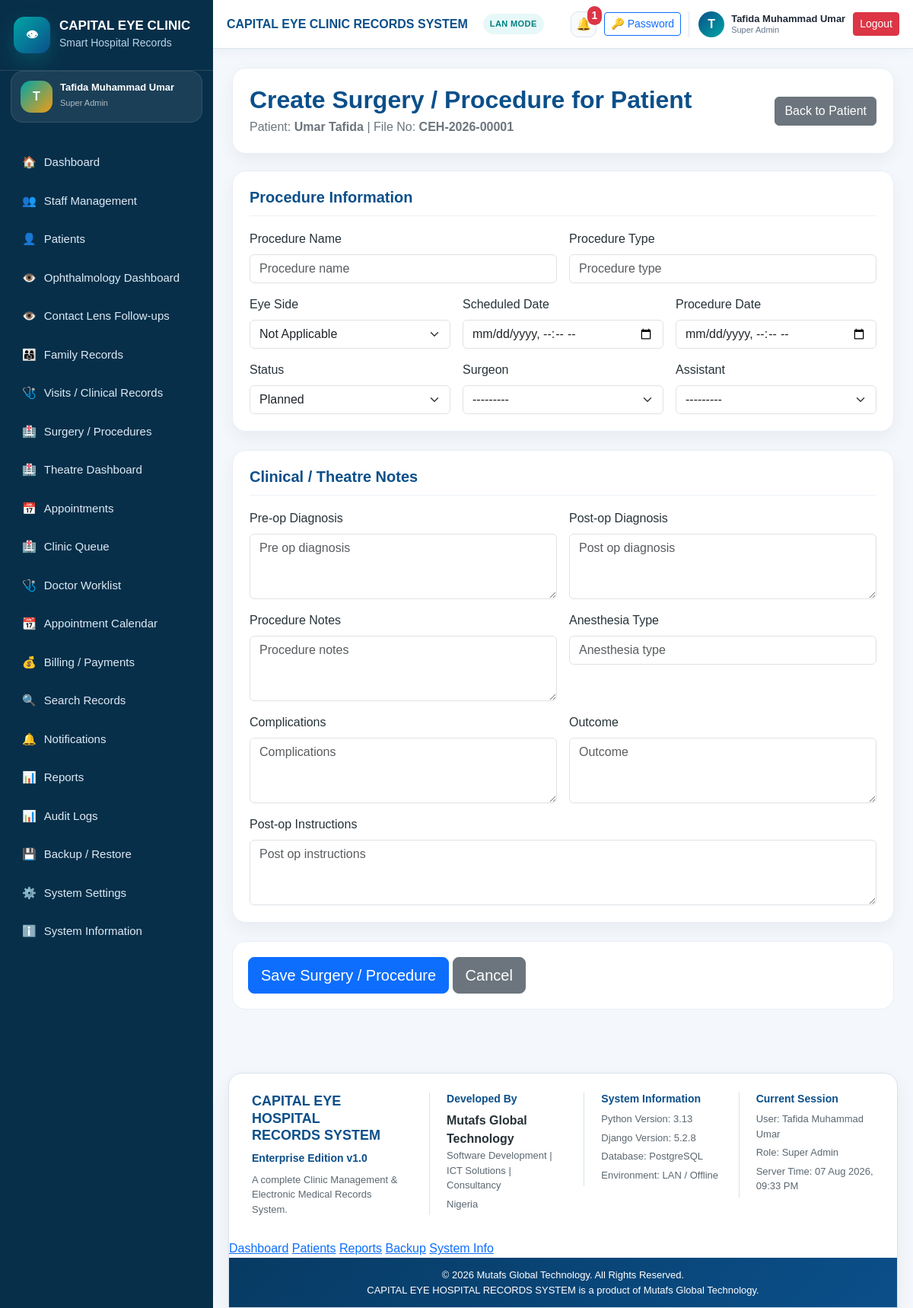
Screenshot of /patients/1/surgeries/create/ (signed in) with the database file from the repository.
### settings_app/models.py (models this page shows, shortened)
class SystemSetting(models.Model):
    hospital_name = models.CharField(
        max_length=200,
        default="CAPITAL EYE HOSPITAL",
    )
    system_name = models.CharField(
        max_length=200,
        default="CAPITAL EYE HOSPITAL RECORDS SYSTEM",
    )
    hospital_address = models.TextField(blank=True)
    hospital_phone = models.CharField(max_length=50, blank=True)
    hospital_email = models.EmailField(blank=True)
    receipt_footer = models.TextField(
        blank=True,
        default="Thank you for choosing Capital Eye Hospital.",
    )
    report_footer = models.TextField(
        blank=True,
        default="Generated from CAPITAL EYE HOSPITAL RECORDS SYSTEM.",
    )
    backup_reminder_text = models.CharField(
        max_length=255,
        default="Remember to backup clinic records regularly.",
    )
    default_currency = models.CharField(
        max_length=10,
        default="₦",
    )
    allow_duplicate_warning = models.BooleanField(default=True)
    enable_audit_logs = models.BooleanField(default=True)
    updated_at = models.DateTimeField(auto_now=True)
    class Meta:
        verbose_name = "System Setting"
        verbose_name_plural = "System Settings"
    @classmethod
    def get_settings(cls):
        obj, created = cls.objects.get_or_create(pk=1)
        return obj

### accounts/models.py (models this page shows, shortened)
class User(AbstractUser):
    class Role(models.TextChoices):
        SUPER_ADMIN = "SUPER_ADMIN", "Super Admin"
        HOSPITAL_ADMIN = "HOSPITAL_ADMIN", "Hospital Admin"
        RECEPTIONIST = "RECEPTIONIST", "Receptionist"
        DOCTOR = "DOCTOR", "Doctor/Ophthalmologist"
        NURSE = "NURSE", "Nurse"
        CASHIER = "CASHIER", "Cashier/Accountant"
        RECORDS_OFFICER = "RECORDS_OFFICER", "Records Officer"
        LAB_STAFF = "LAB_STAFF", "Lab/Procedure Staff"
        VIEWER = "VIEWER", "Viewer/Auditor"
    role = models.CharField(
        max_length=30,
        choices=Role.choices,
        default=Role.VIEWER,
    )
    phone_number = models.CharField(max_length=20, blank=True)
    staff_id = models.CharField(max_length=30, blank=True, unique=True, null=True)
    department = models.CharField(max_length=100, blank=True)
    must_change_password = models.BooleanField(default=False)
    is_active_staff = models.BooleanField(default=True)
    created_at = models.DateTimeField(auto_now_add=True)
    updated_at = models.DateTimeField(auto_now=True)
    class Meta:
        ordering = ["first_name", "last_name", "username"]
    def __str__(self):
        full_name = self.get_full_name()
        return full_name if full_name else self.username

### patients/models.py (models this page shows, shortened)
class Patient(models.Model):
    class Gender(models.TextChoices):
        MALE = "MALE", "Male"
        FEMALE = "FEMALE", "Female"
    class PaymentStatus(models.TextChoices):
        PAID = "PAID", "Paid"
        UNPAID = "UNPAID", "Unpaid"
        PART_PAYMENT = "PART_PAYMENT", "Part Payment"
        NOT_APPLICABLE = "NOT_APPLICABLE", "Not Applicable"
    file_number = models.CharField(max_length=30, unique=True, editable=False)
    full_name = models.CharField(max_length=150)
    gender = models.CharField(max_length=10, choices=Gender.choices)
    date_of_birth = models.DateField(blank=True, null=True)
    age = models.PositiveIntegerField(blank=True, null=True)
    phone_number = models.CharField(max_length=20, blank=True)
    address = models.TextField(blank=True)
    occupation = models.CharField(max_length=100, blank=True)
    next_of_kin_name = models.CharField(max_length=150, blank=True)
    next_of_kin_phone = models.CharField(max_length=20, blank=True)
    next_of_kin_relationship = models.CharField(max_length=100, blank=True)
    family_group = models.ForeignKey(
        FamilyGroup,
        on_delete=models.SET_NULL,
        null=True,
        blank=True,
        related_name="members",
    )
    family_group_name = models.CharField(max_length=150, blank=True)
    family_relationship = models.CharField(max_length=100, blank=True)
    medical_history = models.TextField(blank=True)
    allergy_history = models.TextField(blank=True)
    eye_complaint = models.TextField(blank=True)
    diagnosis = models.TextField(blank=True)
    treatment = models.TextField(blank=True)
    surgery_procedure_details = models.TextField(blank=True)
    payment_status = models.CharField(
        max_length=20,
        choices=PaymentStatus.choices,
        default=PaymentStatus.NOT_APPLICABLE,
    )
    notes = models.TextField(blank=True)
    registered_by = models.ForeignKey(
        settings.AUTH_USER_MODEL,
        on_delete=models.SET_NULL,
        null=True,
        blank=True,
        related_name="registered_patients",
    )
    registration_date = models.DateTimeField(default=timezone.now)
    updated_at = models.DateTimeField(auto_now=True)
    class Meta:
        ordering = ["-registration_date"]
        indexes = [
            models.Index(fields=["file_number"]),
            models.Index(fields=["full_name"]),
            models.Index(fields=["phone_number"]),
            models.Index(fields=["registration_date"]),
        ]

### patients/views.py (the view, shortened to what this page needs)
# urls.py: path("<int:patient_pk>/surgeries/create/", views.patient_surgery_create, name="patient_surgery_create"),
@login_required
@clinical_staff_required
def patient_surgery_create(request, patient_pk):
    patient = get_object_or_404(Patient, pk=patient_pk)
    form = SurgeryProcedureQuickForm(request.POST or None)
    return render(request, "patients/patient_surgery_form.html", {
        "form": form,
        "patient": patient,
        "title": "Create Surgery / Procedure for Patient",
        "button_text": "Save Surgery / Procedure",
    })

### notifications/context_processors.py (called while the page is built)
def notification_context(request):
    if not request.user.is_authenticated:
        return {
            "unread_notifications_count": 0,
            "recent_notifications": [],
        }
    notifications = Notification.objects.filter(
        recipient=request.user,
        is_read=False,
    ) | Notification.objects.filter(
        is_global=True,
        is_read=False,
    )
    notifications = notifications.order_by("-created_at")
    return {
        "unread_notifications_count": notifications.count(),
        "recent_notifications": notifications[:5],
    }

### patients/forms.py (called while the page is built)
def apply_enterprise_form_style(form):
    for field_name, field in form.fields.items():
        existing_class = field.widget.attrs.get("class", "")
        if field.widget.__class__.__name__ == "Select":
            field.widget.attrs["class"] = f"{existing_class} form-select".strip()
        else:
            field.widget.attrs["class"] = f"{existing_class} form-control".strip()
        field.widget.attrs.setdefault("placeholder", field.label)

### templates/patients/patient_surgery_form.html (shortened to what this page needs)
{% extends "base.html" %}
{% block content %}
<div class="page-header">
    <div>
        <h2>{{ title }}</h2>
        <p>
            Patient: <strong>{{ patient.full_name }}</strong> |
            File No: <strong>{{ patient.file_number }}</strong>
        </p>
    </div>
    <a href="{% url 'patient_detail' patient.pk %}" class="btn btn-secondary">
        Back to Patient
    </a>
</div>
<form method="post" novalidate>
    {% include "patients/partials/surgery_quick_form_fields.html" %}
    <div class="form-actions">
        <button type="submit" class="btn btn-primary btn-lg">{{ button_text }}</button>
        <a href="{% url 'patient_detail' patient.pk %}" class="btn btn-secondary btn-lg">Cancel</a>
    </div>
</form>
{% endblock %}

### templates/base.html (shortened to what this page needs)
{% load static %}
<!DOCTYPE html>
<html lang="en">
<head>
    <link href="{% static 'css/bootstrap.min.css' %}" rel="stylesheet">
    <link href="{% static 'css/app.css' %}?v=20260802-4" rel="stylesheet">
</head>
<body>
{% if user.is_authenticated %}
<div class="app-wrapper">
    <aside class="sidebar" id="sidebar">
        <div class="sidebar-brand">
            <div class="brand-logo eye-brand-logo">👁</div>
            <div>
                <h5>{{ system_settings.hospital_name|default:"CAPITAL EYE" }}</h5>
                <small>Smart Hospital Records</small>
            </div>
        </div>
        <div class="sidebar-user-mini">
            <div class="sidebar-user-avatar">
                {{ request.user.get_full_name|default:request.user.username|slice:":1"|upper }}
            </div>
            <div>
                <strong>{{ request.user.get_full_name|default:request.user.username }}</strong>
                <small>{{ request.user.get_role_display }}</small>
            </div>
        </div>
        <nav class="sidebar-nav">
            <a href="{% url 'dashboard' %}"
               class="nav-link-item {% if request.resolver_match.url_name == 'dashboard' %}active{% endif %}">
                <span>🏠</span> Dashboard
            </a>
            <a href="{% url 'staff_dashboard' %}"
               class="nav-link-item {% if 'staff' in request.resolver_match.url_name %}active{% endif %}">
                <span>👥</span> Staff Management
            </a>
            <a href="{% url 'patient_list' %}"
               class="nav-link-item {% if request.resolver_match.url_name == 'patient_list' or request.resolver_match.url_name == 'patient_create' or request.resolver_match.url_name == 'patient_detail' %}active{% endif %}">
                <span>👤</span> Patients
            </a>
            <a href="{% url 'ophthalmology_dashboard' %}"
               class="nav-link-item {% if request.resolver_match.url_name == 'ophthalmology_dashboard' %}active{% endif %}">
                <span>👁️</span> Ophthalmology Dashboard
            </a>
            <a href="{% url 'contact_lens_follow_up_queue' %}"
               class="nav-link-item {% if request.resolver_match.url_name == 'contact_lens_follow_up_queue' %}active{% endif %}">
                <span>👁️</span> Contact Lens Follow-ups
            </a>
            <a href="{% url 'family_group_list' %}" class="nav-link-item">
                <span>👨‍👩‍👧</span> Family Records
            </a>
            <a href="{% url 'visit_list' %}" class="nav-link-item">
                <span>🩺</span> Visits / Clinical Records
            </a>
            <a href="{% url 'surgery_list' %}" class="nav-link-item">
                <span>🏥</span> Surgery / Procedures
            </a>
            <a href="{% url 'surgery_theatre_dashboard' %}" class="nav-link-item">
                <span>🏥</span> Theatre Dashboard
            </a>
            <a href="{% url 'appointment_list' %}" class="nav-link-item">
                <span>📅</span> Appointments
            </a>
            <a href="{% url 'clinic_queue' %}" class="nav-link-item">
                <span>🏥</span> Clinic Queue
            </a>
            <a href="{% url 'doctor_worklist' %}" class="nav-link-item">
                <span>🩺</span> Doctor Worklist
            </a>
            <a href="{% url 'appointment_calendar' %}" class="nav-link-item">
                <span>📆</span> Appointment Calendar
            </a>
            <a href="{% url 'bill_list' %}" class="nav-link-item">
                <span>💰</span> Billing / Payments
            </a>
            <a href="{% url 'global_search' %}" class="nav-link-item">
                <span>🔍</span> Search Records
            </a>
            <a href="{% url 'notification_list' %}"
               class="nav-link-item {% if 'notification' in request.resolver_match.url_name %}active{% endif %}">
                <span>🔔</span> Notifications
            </a>
            <a href="{% url 'reports_dashboard' %}"
               class="nav-link-item {% if 'report' in request.resolver_match.url_name %}active{% endif %}">
                <span>📊</span> Reports
            </a>
            <a href="{% url 'audit_log_list' %}" class="nav-link-item">
                <span>📊</span> Audit Logs
            </a>
            <a href="{% url 'backup_dashboard' %}" class="nav-link-item">
                <span>💾</span> Backup / Restore
            </a>
            <a href="{% url 'system_setting_update' %}" class="nav-link-item">
                <span>⚙️</span> System Settings
            </a>
            <a href="{% url 'about_system' %}"
               class="nav-link-item {% if request.resolver_match.url_name == 'about_system' %}active{% endif %}">
                <span>ℹ️</span> System Information
            </a>
        </nav>
    </aside>
    <main class="main-content">
        <header class="topbar enterprise-topbar">
            <div class="topbar-title">
                <strong>{{ system_settings.system_name }}</strong>
                <span class="system-mode-badge">LAN MODE</span>
            </div>
            <div class="user-area enterprise-user-area">
                <a href="{% url 'notification_list' %}" class="topbar-icon-btn position-relative" title="Notifications">
                    🔔
                    {% if unread_notifications_count %}
                        <span class="notification-count-badge">{{ unread_notifications_count }}</span>
                    {% endif %}
                </a>
                <a href="{% url 'change_own_password' %}" class="btn btn-sm btn-outline-primary topbar-password-btn">
                    🔑 Password
                </a>
                <div class="topbar-user-card">
                    <div class="topbar-avatar">
                        {{ request.user.get_full_name|default:request.user.username|slice:":1"|upper }}
                    </div>
                    <div class="topbar-user-text">
                        <strong>{{ request.user.get_full_name|default:request.user.username }}</strong>
                        <small>{{ request.user.get_role_display }}</small>
                    </div>
                </div>
                <a href="{% url 'logout' %}" class="btn btn-sm btn-danger">
                    Logout
                </a>
            </div>
        </header>
        <section class="page-content page-transition">
            {% block content %}{% endblock %}
        </section>
        <footer class="enterprise-footer">
            <div class="enterprise-footer-grid">
                <div class="footer-brand">
                    <h5>CAPITAL EYE HOSPITAL<br>RECORDS SYSTEM</h5>
                    <p>Enterprise Edition v1.0</p>
                    <small>
                        A complete Clinic Management & Electronic Medical Records System.
                    </small>
                </div>
                <div class="footer-section">
                    <h6>Developed By</h6>
                    <strong>Mutafs Global Technology</strong>
                    <p>Software Development | ICT Solutions | Consultancy</p>
                    <small>Nigeria</small>
                </div>
                <div class="footer-section">
                    <h6>System Information</h6>
                    <p>Python Version: 3.13</p>
                    <p>Django Version: 5.2.8</p>
                    <p>Database: PostgreSQL</p>
                    <p>Environment: LAN / Offline</p>
                </div>
                <div class="footer-section">
                    <h6>Current Session</h6>
                    <p>User: {{ request.user.get_full_name|default:request.user.username }}</p>
                    <p>Role: {{ request.user.get_role_display }}</p>
                    <p>Server Time: {% now "d M Y, h:i A" %}</p>
                </div>
            </div>
            <div class="enterprise-footer-links">
                <a href="{% url 'dashboard' %}">Dashboard</a>
                <a href="{% url 'patient_list' %}">Patients</a>
                <a href="{% url 'reports_dashboard' %}">Reports</a>
                <a href="{% url 'backup_dashboard' %}">Backup</a>
                <a href="{% url 'about_system' %}">System Info</a>
            </div>
            <div class="enterprise-footer-bottom">
                © {% now "Y" %} Mutafs Global Technology. All Rights Reserved.
                <br>
                CAPITAL EYE HOSPITAL RECORDS SYSTEM is a product of Mutafs Global Technology.
            </div>
        </footer>
    </main>
</div>
{% else %}
    {% block public_content %}{% endblock %}
{% endif %}
</body>
</html>

### rows the page displays
SystemSetting: hospital_name "CAPITAL EYE CLINIC", system_name "CAPITAL EYE CLINIC RECORDS SYSTEM"
User: user.get_full_name "T", user.get_full_name "Tafida Muhammad Umar", user.role "Super Admin"
Patient: full_name "Umar Tafida", file_number "CEH-2026-00001"

### other values shown
{{ unread_notifications_count }} "1"
{{ title }} "Create Surgery / Procedure for Patient"
{{ button_text }} "Save Surgery / Procedure"
